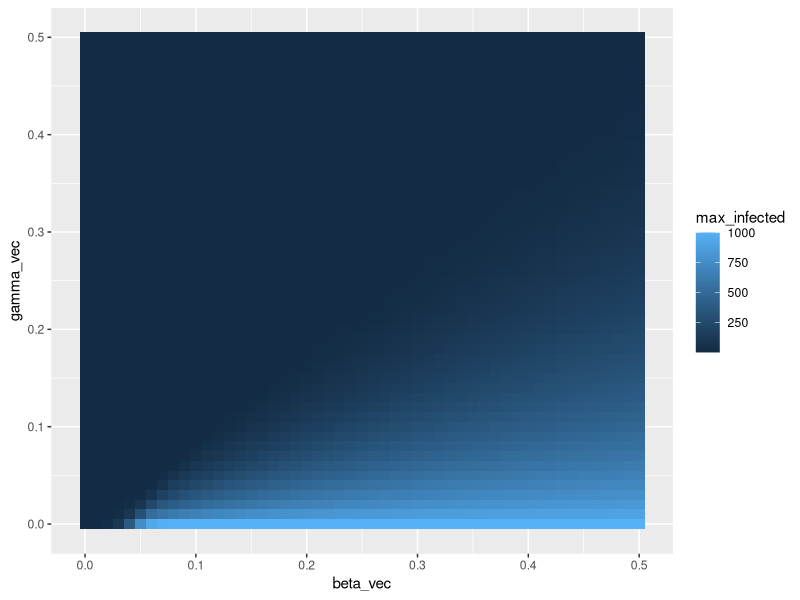

Source code (R):
## ---- chunk 1
library(deSolve)

############################################################
# FUNCTION: run_sir_model
# PURPOSE: Solve deterministic SIR model with deSolve
# INPUTS:
#   beta, gamma : transmission & recovery rates
#   N           : total population
#   S0, I0, R0  : initial conditions
#   t_start     : start time
#   t_end       : end time
#   dt          : timestep
# OUTPUT:
#   data.frame with columns: time, S, I, R
############################################################

run_sir_model <- function(
  beta    = 0.1,
  gamma   = 0.1,
  N       = 1000,
  S0      = 999,
  I0      = 1,
  R0      = 0,
  t_start = 0,
  t_end   = 160,
  dt      = 1
) {

  init  <- c(S = S0, I = I0, R = R0)
  times <- seq(t_start, t_end, by = dt)

  sir_equations <- function(time, state, parameters) {
    with(as.list(c(state, parameters)), {
      dS <- -beta * S * I / N
      dI <-  beta * S * I / N - gamma * I
      dR <-  gamma * I
      list(c(dS, dI, dR))
    })
  }

  out <- ode(
    y     = init,
    times = times,
    func  = sir_equations,
    parms = c(beta = beta, gamma = gamma, N = N)
  )

  as.data.frame(out)
}
## ---- chunk 2
step <- 0.01

beta_vec <- seq(from=0, to=0.5, by = step)
gamma_vec <- seq(from=0, to=0.5, by=step)

beta_parms = beta_vec
gamma_parms = gamma_vec

###################################################################
# start of function
sir_params <- function(beta_params, gamma_params){
  init_df <- length(beta_vec)*length(gamma_vec)

  max_infected <- rep(NA, init_df)
  beta_output <- rep(NA, init_df)
  gamma_output <- rep(NA, init_df)

  sir_df <- data.frame(beta_vec, gamma_vec, max_infected)
  counter <- 1

  for (i in seq_along(beta_vec)){
    for (j in seq_along(gamma_vec)){
      temp_df <- run_sir_model(beta = beta_vec[i], gamma = gamma_vec[j])

      sir_df$max_infected[counter] <- max(temp_df$I)
      sir_df$beta_vec[counter] <- beta_parms[i]
      sir_df$gamma_vec[counter] <- gamma_parms[j]

      counter <- counter + 1

    }

  }
  return(sir_df)

}
####################################################################
## ---- chunk 3
library(ggplot2)
temp_sir_params <-sir_params()

heat_plot<- function(data= temp_sir_params){
  heatmap <- temp_sir_params
  heatmap <- ggplot(data = temp_sir_params, aes(x = beta_vec, y = gamma_vec, fill= max_infected)) + 
    geom_tile() 
  return(heatmap)

}

heat_plot()  
